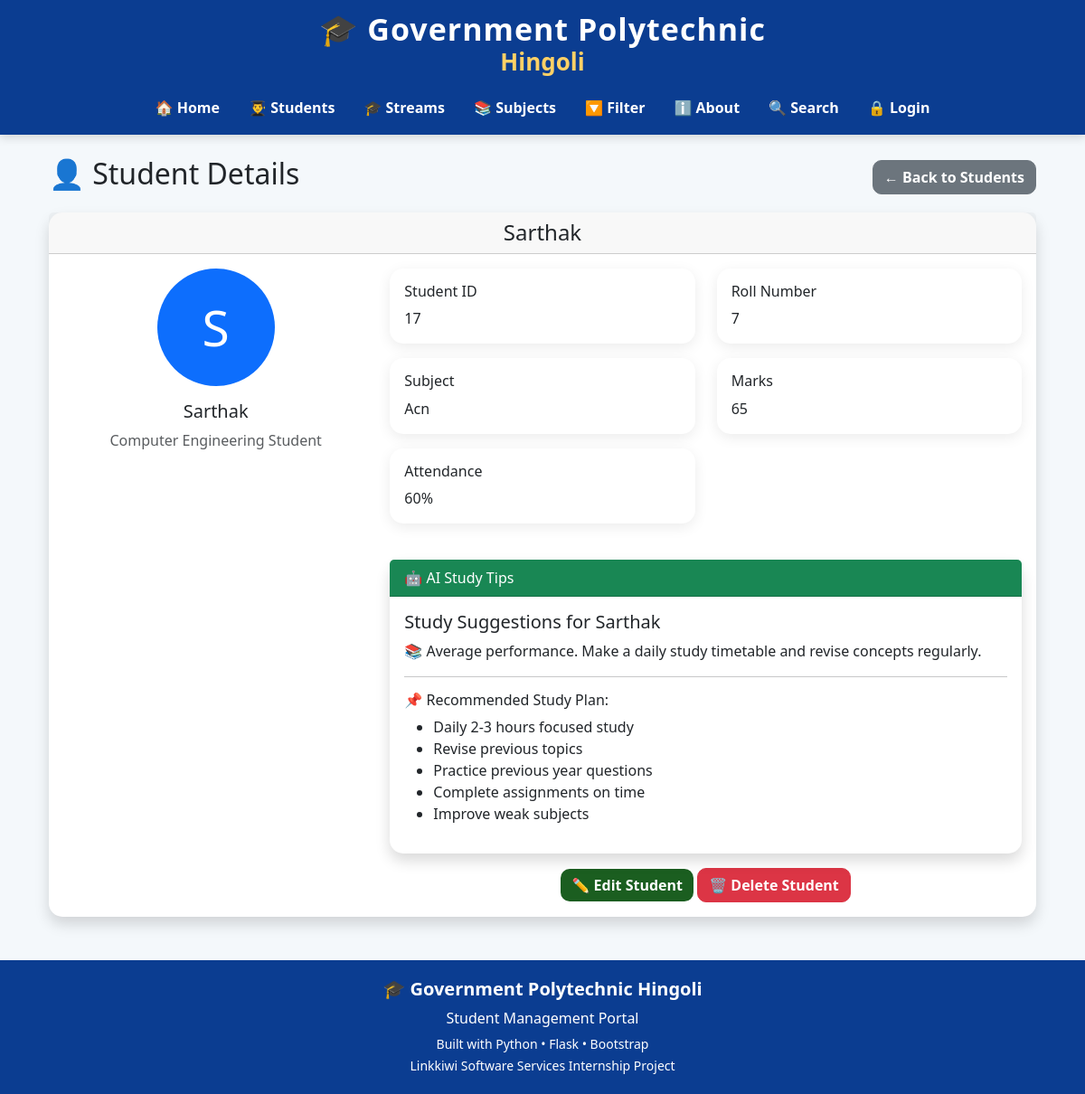
The app's page /students/17 with its own data.
### tables this page shows
CREATE TABLE students (
            id INTEGER PRIMARY KEY AUTOINCREMENT,
            name TEXT NOT NULL,
            roll INTEGER NOT NULL,
            marks INTEGER NOT NULL,
            subject TEXT NOT NULL,
            attendance INTEGER DEFAULT 0
        , photo TEXT DEFAULT 'default.png');

### app.py (the view, shortened to what this page needs)
@app.route("/students/<int:id>")
def student_detail(id):
    conn = get_db()
    student = conn.execute(
        "SELECT * FROM students WHERE id=?",
        (id,)
    ).fetchone()
    conn.close()
    return render_template(
        "detail.html",
        student=student
    )

### database.py (called while the page is built)
def get_db():
    conn = sqlite3.connect(DB_PATH)
    conn.row_factory = sqlite3.Row
    return conn

### templates/detail.html (shortened to what this page needs)
{% extends "base.html" %}
{% block content %}
<div class="container mt-4">
    <div class="d-flex justify-content-between align-items-center mb-3">
        <h2>
            👤 Student Details
        </h2>
        <a href="{{ url_for('students_page') }}"
           class="btn btn-secondary">
            ← Back to Students
        </a>
    </div>
    <div class="card shadow">
        <div class="card-header text-center">
            <h4 class="mb-0">
                {{ student['name'] }}
            </h4>
        </div>
        <div class="card-body">
            <div class="row">
                <div class="col-md-4 text-center">
                    <div class="rounded-circle bg-primary text-white mx-auto
                                d-flex align-items-center justify-content-center"
                         style="width:130px;height:130px;font-size:55px;">
                        {{ student['name'][0] }}
                    </div>
                    <h5 class="mt-3">
                        {{ student['name'] }}
                    </h5>
                    <p class="text-muted">
                        Computer Engineering Student
                    </p>
                </div>
                <div class="col-md-8">
                    <div class="row">
                        <div class="col-md-6 mb-3">
                            <div class="card border-primary">
                                <div class="card-body">
                                    <h6 class="card-title">
                                        Student ID
                                    </h6>
                                    <p class="card-text">
                                        {{ student['id'] }}
                                    </p>
                                </div>
                            </div>
                        </div>
                        <div class="col-md-6 mb-3">
                            <div class="card border-primary">
                                <div class="card-body">
                                    <h6 class="card-title">
                                        Roll Number
                                    </h6>
                                    <p class="card-text">
                                        {{ student['roll'] }}
                                    </p>
                                </div>
                            </div>
                        </div>
                        <div class="col-md-6 mb-3">
                            <div class="card border-success">
                                <div class="card-body">
                                    <h6 class="card-title">
                                        Subject
                                    </h6>
                                    <p class="card-text">
                                        {{ student['subject'] }}
                                    </p>
                                </div>
                            </div>
                        </div>
                        <div class="col-md-6 mb-3">
                            <div class="card border-warning">
                                <div class="card-body">
                                    <h6 class="card-title">
                                        Marks
                                    </h6>
                                    <p class="card-text">
                                        {{ student['marks'] }}
                                    </p>
                                </div>
                            </div>
                        </div>
                        <div class="col-md-6 mb-3">
                            <div class="card border-info">
                                <div class="card-body">
                                    <h6 class="card-title">
                                        Attendance
                                    </h6>
                                    <p class="card-text">
                                        {{ student['attendance'] }}%
                                    </p>
                                </div>
                            </div>
                        </div>
                    </div>
<div class="card mt-4 shadow border-success">
    <div class="card-header bg-success text-white">
        🤖 AI Study Tips
    </div>
    <div class="card-body">
        <h5>
            Study Suggestions for {{ student['name'] }}
        </h5>
        {% if student['marks'] >= 90 %}
        <p>
            ⭐ Excellent performance!
            Keep revising regularly and focus on advanced topics.
        </p>
        {% elif student['marks'] >= 75 %}
        <p>
            👍 Good performance!
            Practice more questions and improve weak subjects.
        </p>
        {% elif student['marks'] >= 60 %}
        <p>
            📚 Average performance.
            Make a daily study timetable and revise concepts regularly.
        </p>
        {% else %}
        <p>
            ⚠️ Need improvement.
            Focus on basics, practice daily and clear doubts.
        </p>
        {% endif %}
        <hr>
        <h6>
            📌 Recommended Study Plan:
        </h6>
        <ul>
            <li>Daily 2-3 hours focused study</li>
            <li>Revise previous topics</li>
            <li>Practice previous year questions</li>
            <li>Complete assignments on time</li>
            <li>Improve weak subjects</li>
        </ul>
    </div>
</div>
                    <div class="text-center mt-3">
                        <a href="{{ url_for('edit_student', id=student['id']) }}"
                           class="btn btn-primary">
                            ✏️ Edit Student
                        </a>
                        <a href="{{ url_for('delete_student', id=student['id']) }}"
                           class="btn btn-danger"
                           onclick="return confirm('Delete this student?');">
                            🗑️ Delete Student
                        </a>
                    </div>
                </div>
            </div>
        </div>
    </div>
</div>
{% endblock %}

### templates/base.html (style rules this page uses)
body { font-family:"Segoe UI",sans-serif; background:#f4f8fb; margin:0; padding:0; }
.container { min-height:75vh; }
.card { border:none; border-radius:15px; box-shadow:0 4px 15px rgba(0,0,0,.08); transition:.3s; }
.btn { border-radius:10px; font-weight:600; }
.btn-primary { background:#1b5e20; border:none; }

### records on screen
students: name "Sarthak", name "S", id "17", roll "7", subject "Acn", marks "65", attendance "60"
